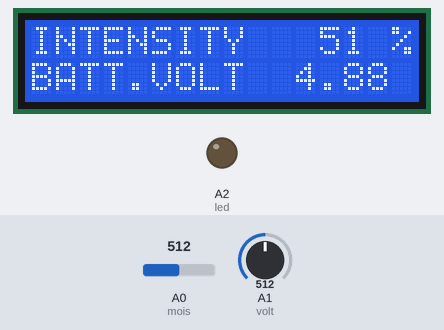
The sketch below on a simulated Arduino Uno, built with avr-gcc and run on an emulated ATmega328P. Parts: 16×2 character LCD, output pins drawn as LEDs (lit = HIGH). Inputs (shaded band) come from the test bench; at power-on: A0 (mois) = 512, A1 (volt) = 512.

Above: at 3.2 s.
3.3 s: A0 (mois) set to 313
At 4.8 s:
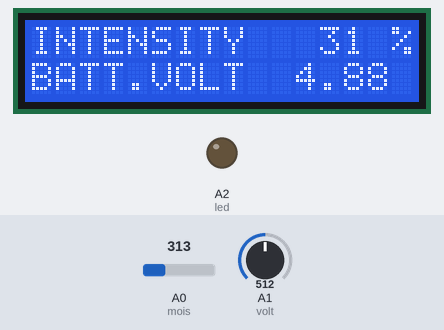
6.0 s: A0 (mois) set to 293
At 6.6 s:
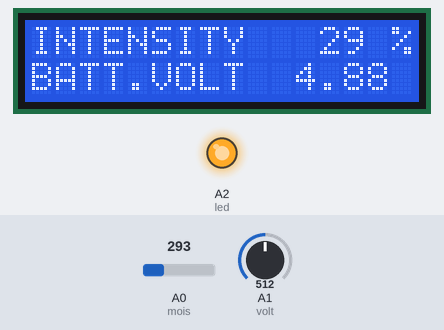
8.7 s: A1 (volt) set to 716
At 11.3 s:
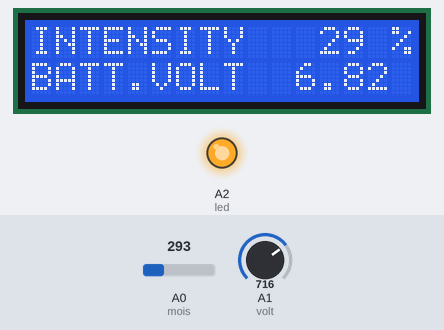
11.6 s: A1 (volt) set to 900
At 13.1 s:
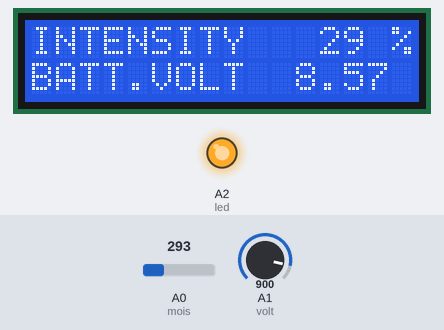
14.3 s: A0 (mois) set to 306
At 16.7 s:
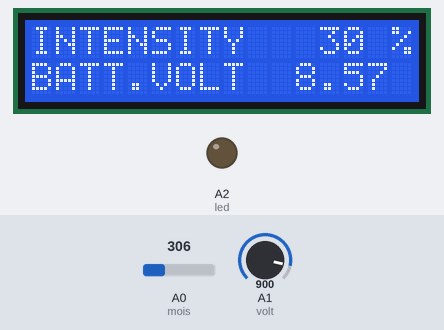
17.6 s: A1 (volt) set to 1023
At 18.5 s:
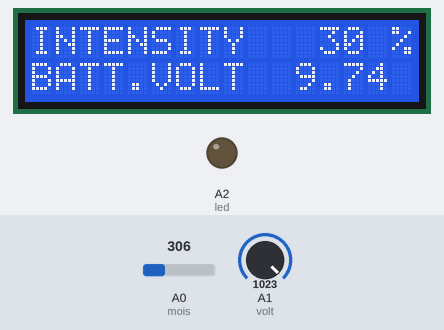
Timing chart, 0 to 20.6 s (numbered marks = the images above; inputs shaded):
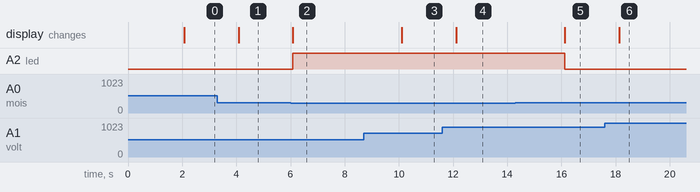

Measured:
- the behaviour switches between 300 and 299 on A0 (mois) (found by bisection; images 1 and 2)
- after the input at 3.3 s, the display: changes after 0.78 s (image 1)
- after the input at 6.0 s, A2 (led): LOW → HIGH after 0.08 s; the display: changes after 0.09 s (image 2)
- after the input at 8.7 s, the display: changes after 1.4 s (image 3)
- after the input at 11.6 s, the display: changes after 0.51 s (image 4)
- after the input at 14.3 s, A2 (led): HIGH → LOW after 1.8 s; the display: changes after 1.8 s (image 5)
- after the input at 17.6 s, the display: changes after 0.53 s (image 6)

The sketch:

street_light_sound_based.ino
```cpp
#include <LiquidCrystal.h>
LiquidCrystal lcd(8,9,10,11,12,13);
#define mois  A0
#define volt  A1
#define led  A2
int moisture=0;
float voltage=0;


void setup()
{

 lcd.begin(16,2);
 lcd.setCursor(0, 0);
 lcd.print("smart street");
 lcd.setCursor(0, 1);
 lcd.print("light  ");
 pinMode(led,OUTPUT);
 delay(2000);
 lcd.clear();
}
void loop()
{
 moisture=analogRead(mois);
 voltage=analogRead(volt);
 voltage=voltage/105;
 moisture=moisture/10;
 Serial.print(moisture);
 lcd.clear();

 if(moisture<30)
 {
  analogWrite(led,240);
  lcd.setCursor(0, 0);
  lcd.print("INTENSITY");
  lcd.setCursor(12, 0);
  lcd.print(moisture);

  lcd.setCursor(15, 0);
  lcd.print("%");

  lcd.setCursor(0, 1);
  lcd.print("BATT.VOLT");
  lcd.setCursor(11, 1);
  lcd.print(voltage);
 }
 else
 {
  analogWrite(led,0);
  lcd.setCursor(0, 0);
 lcd.print("INTENSITY");
 lcd.setCursor(12, 0);
 lcd.print(moisture);

 lcd.setCursor(15, 0);
 lcd.print("%");

 lcd.setCursor(0, 1);
 lcd.print("BATT.VOLT");
 lcd.setCursor(11, 1);
 lcd.print(voltage);
 }

 delay(2000);
}
```
